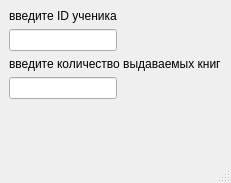
<?xml version="1.0" encoding="UTF-8"?>
<ui version="4.0">
 <class>MainWindow</class>
 <widget class="QMainWindow" name="MainWindow">
  <property name="geometry">
   <rect>
    <x>0</x>
    <y>0</y>
    <width>223</width>
    <height>183</height>
   </rect>
  </property>
  <property name="windowTitle">
   <string>MainWindow</string>
  </property>
  <widget class="QWidget" name="centralwidget">
   <layout class="QFormLayout" name="formLayout">
    <item row="0" column="0">
     <widget class="QLabel" name="label">
      <property name="text">
       <string>введите ID ученика</string>
      </property>
     </widget>
    </item>
    <item row="1" column="0">
     <widget class="QLineEdit" name="lineEdit"/>
    </item>
    <item row="2" column="0">
     <widget class="QLabel" name="label_2">
      <property name="text">
       <string>введите количество выдаваемых книг</string>
      </property>
     </widget>
    </item>
    <item row="3" column="0">
     <widget class="QLineEdit" name="lineEdit_2"/>
    </item>
   </layout>
  </widget>
  <widget class="QMenuBar" name="menubar">
   <property name="geometry">
    <rect>
     <x>0</x>
     <y>0</y>
     <width>223</width>
     <height>18</height>
    </rect>
   </property>
  </widget>
  <widget class="QStatusBar" name="statusbar"/>
 </widget>
 <resources/>
 <connections/>
</ui>
